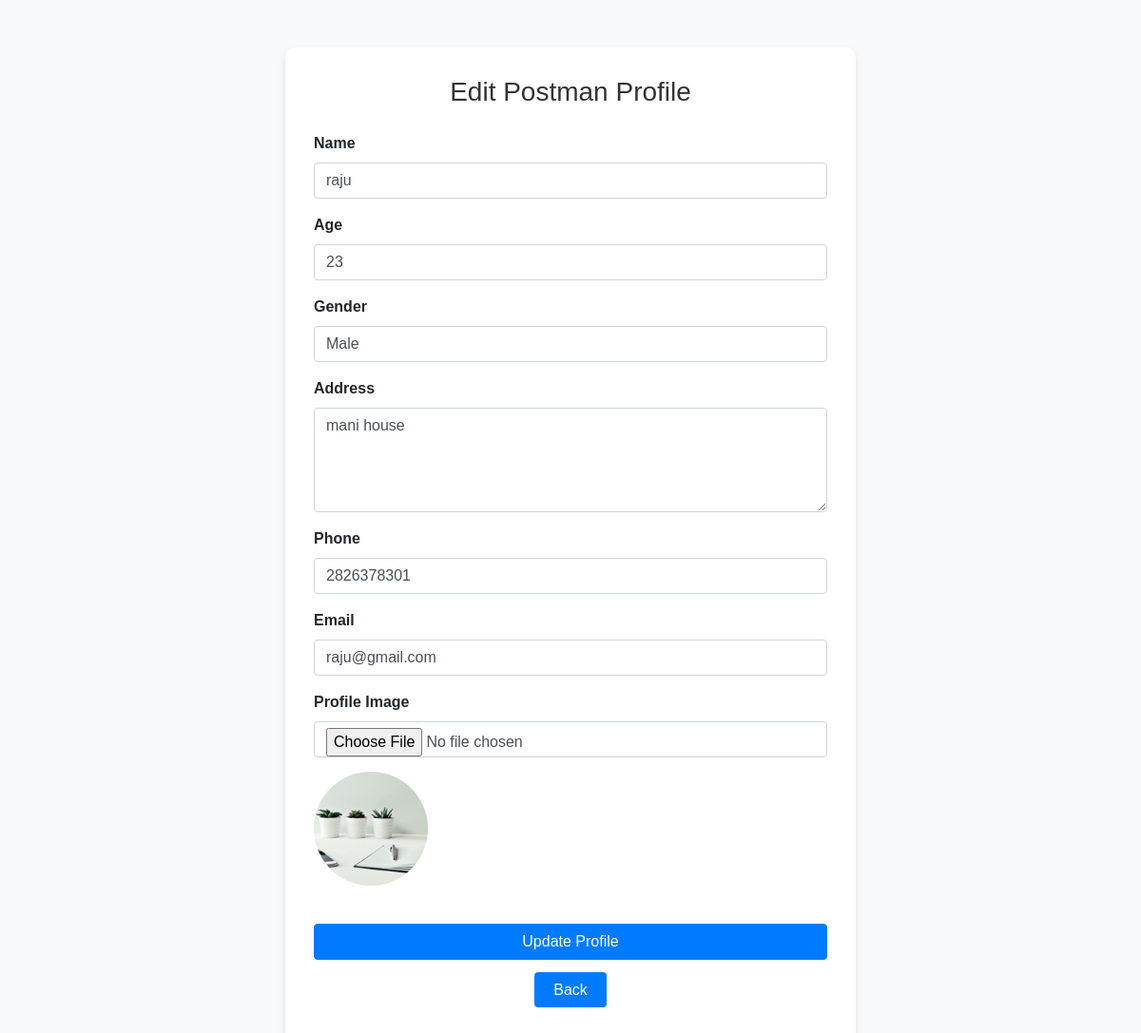
The app's page /postman_profile_edit/10/ with its own data.
### POST/models.py (models this page shows, shortened)
class postman(models.Model):
    postman_id=models.IntegerField()
    name=models.CharField(max_length=255, null=False)
    age=models.IntegerField()
    gender=models.CharField(max_length=100)
    address=models.CharField(max_length=100)
    phone=models.IntegerField()
    email=models.EmailField(unique=True)
    image = models.ImageField(upload_to='postman_images/',blank=True,null=True)
    postoffice_name=models.CharField(max_length=100)
    password=models.CharField(max_length=100)
    status=models.CharField(max_length=100)
    otp = models.IntegerField(null=True, blank=True)  # Store OTP for verification

### POST/views.py (the view, shortened to what this page needs)
# urls.py: path('postman_profile_edit/<int:pid>/',views.postman_profile_edit,name='postman_profile_edit'),
def postman_profile_edit(request, pid):
    postman = models.postman.objects.get(id=pid)
    return render(request, 'postman_profile_edit.html', {'postman': postman})

### POST/templates/postman_profile_edit.html (shortened to what this page needs)
<!DOCTYPE html>
<html lang="en">
<head>
    <link rel="stylesheet" href="https://stackpath.bootstrapcdn.com/bootstrap/4.5.2/css/bootstrap.min.css">
</head>
<body>
    <div class="container">
        <div class="profile-card">
            <h2>Edit Postman Profile</h2>
            <form method="POST" enctype="multipart/form-data">
                <div class="form-group">
                    <label for="name">Name</label>
                    <input type="text" class="form-control" name="name" id="name" value="{{ postman.name }}" required>
                </div>
                <div class="form-group">
                    <label for="age">Age</label>
                    <input type="number" class="form-control" name="age" id="age" value="{{ postman.age }}" required>
                </div>
                <div class="form-group">
                    <label for="gender">Gender</label>
                    <input type="text" class="form-control" name="gender" id="gender" value="{{ postman.gender }}" required>
                </div>
                <div class="form-group">
                    <label for="address">Address</label>
                    <textarea class="form-control" name="address" id="address" rows="4" required>{{ postman.address }}</textarea>
                </div>
                <div class="form-group">
                    <label for="phone">Phone</label>
                    <input type="tel" class="form-control" name="phone" id="phone" value="{{ postman.phone }}" required>
                </div>
                <div class="form-group">
                    <label for="email">Email</label>
                    <input type="email" class="form-control" name="email" id="email" value="{{ postman.email }}" required>
                </div>
                <div class="form-group">
                    <label for="image">Profile Image</label>
                    <input type="file" class="form-control" name="image" id="image">
                    {% if postman.image %}
                        <img src="{{ postman.image.url }}" alt="Current Profile Image" class="profile-avatar">
                    {% else %}
                        <p>No Profile Image</p>
                    {% endif %}
                </div>
                <button type="submit" class="btn btn-primary">Update Profile</button>
                <div class="center-align">
                    <a href="/postman_profile/" class="styled-button">Back</a>
            </div>
            </form>
        </div>
    </div>
</body>
</html>

### POST/templates/postman_profile_edit.html (style rules this page uses)
body { background-color: #f8f9fa; font-family: Arial, sans-serif; }
.profile-card { margin-top: 50px; max-width: 600px; margin-left: auto; margin-right: auto; padding: 30px; border-radius: 10px; background-color: white; box-shadow: 0 4px 8px rgba(0, 0, 0, 0.1); }
.profile-card h2 { text-align: center; font-size: 28px; color: #333; margin-bottom: 25px; }
.form-group label { font-weight: bold; }
.btn-primary { display: block; width: 100%; margin-top: 20px; }
.form-control { margin-bottom: 15px; }
.profile-avatar { width: 120px; height: 120px; border-radius: 50%; object-fit: cover; margin: 0 auto; margin-bottom: 20px; }
.styled-button { padding: 10px 20px; background-color: #007bff; color: #fff; border-radius: 4px; cursor: pointer; font-size: 16px; }
.center-align { display: block; text-align: center; margin-top: 20px; margin-bottom: 15px; width: 100%; }

### records on screen
postman: name "raju", age "23", gender "Male", address "mani house", phone "2826378301", email "raju@gmail.com", image (picture)
